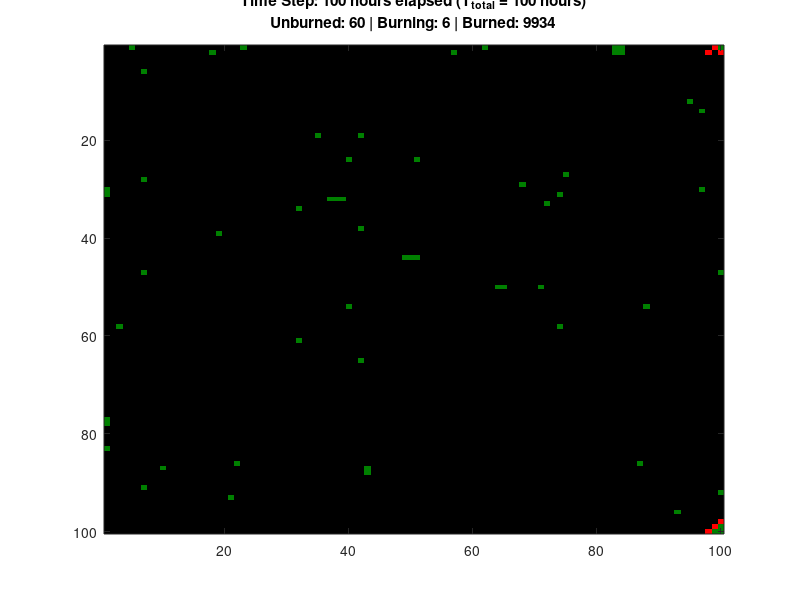

Reproduce this figure in MATLAB.
% Wildfire Simulation
% sl9820
% Intro to Computer Simulation

clc; clear; close all;

% Parameters
clockmax = 100;     % Max simulation steps (1 hour per step)
n = 100;            % Grid rows
m = 100;            % Grid columns
spread_prob = 0.75; % Fire spread probability
delta_t = 1;        % Time step duration (1 hour)
T_total = 0;        % Total elapsed time

% Initialize Forest Grid (0 = unburned, 1 = burning, 2 = burned)
Forest = zeros(n, m);

% Ignite fire at center
center_i = round(n / 2);
center_j = round(m / 2);
Forest(center_i, center_j) = 1;

% Define color map (green = unburned, red = burning, black = burned)
cmap = [0 0.5 0; 1 0 0; 0 0 0];
colormap(cmap);
caxis([0, 2]);
colorbar;

% Initial visualization
figure(1);
imagesc(Forest);
title('Initial Forest (Fire in Center)');
drawnow;
pause(1);

% Von Neumann Neighborhood (4 directions)
neighbor_offsets = [-1  0; 1  0;  0 -1;  0  1];

% Simulation Loop
for clock = 1:clockmax
    Forest_copy = Forest;
    
    % Find burning trees
    [iExcited, jExcited] = find(Forest == 1);
    
    for k = 1:length(iExcited)
        i = iExcited(k);
        j = jExcited(k);
        
        % Burn current tree
        Forest_copy(i, j) = 2;

        % Spread fire to neighbors probabilistically
        for t = 1:size(neighbor_offsets, 1)
            ni = i + neighbor_offsets(t, 1);
            nj = j + neighbor_offsets(t, 2);
            
            if ni >= 1 && ni <= n && nj >= 1 && nj <= m
                if Forest(ni, nj) == 0 && rand() < spread_prob 
                    Forest_copy(ni, nj) = 1; 
                end
            end
        end
    end
    
    % Update forest state
    Forest = Forest_copy;

    % Update total time
    T_total = clock * delta_t;

    % Count trees in each state
    num_unburned = sum(Forest(:) == 0);
    num_burning = sum(Forest(:) == 1);
    num_burned = sum(Forest(:) == 2);

    % Visualize progress
    imagesc(Forest);
    title({['Time Step: ', num2str(clock), ' hours elapsed (T_{total} = ', num2str(T_total), ' hours)']; ...
           ['Unburned: ', num2str(num_unburned), ...
           ' | Burning: ', num2str(num_burning), ...
           ' | Burned: ', num2str(num_burned)]});
    drawnow;
    pause(0.5);
    
    % Stop if no burning trees remain
    if num_burning == 0
        break;
    end
end

% Display final results
disp(['Simulation ended after ', num2str(T_total), ' hours.']);
disp(['Final counts - Unburned: ', num2str(num_unburned), ...
      ', Burning: ', num2str(num_burning), ...
      ', Burned: ', num2str(num_burned)]);